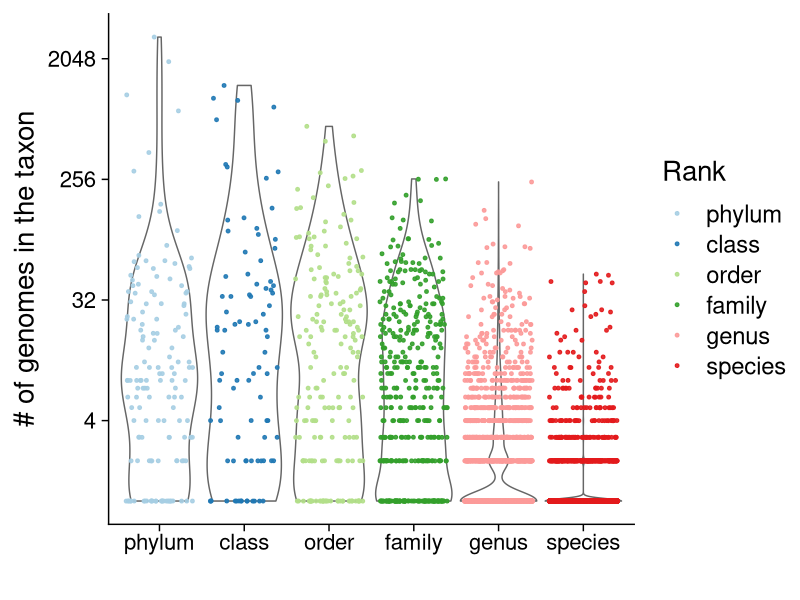

Here is the R script that generated this plot:
require(ggplot2)
require(readr)
require(cowplot)
require(dplyr)
taxa_counts <- read_tsv("../data/ref_taxa_counts.txt")
taxa_counts$Rank <- factor(
  taxa_counts$Rank,
  levels = c("kingdom", "phylum", "class", "order", "family", "genus", "species")
)

ggplot(taxa_counts %>% filter(Rank != "kingdom"),
             aes(x=Rank, y=Count, color=Rank)) +
  geom_violin(scale = "width", color="gray40", trim = TRUE) +
  geom_point(aes(x=Rank, y=Count), alpha = 0.9, size = 1, position = "jitter") +
  scale_y_continuous(trans = "log2") +
  theme_cowplot(font_size = 20) +
  theme(strip.background = element_rect(fill = "gray")) +
  theme(
    axis.text.y = element_text(size = 12),
    axis.text.x = element_blank(),
  ) +
  scale_colour_brewer(palette = "Paired") +
  theme(panel.spacing.x = unit(1, "lines")) +
  labs(y = "# of genomes in the taxon", x = "") +
  theme(
    axis.text.y = element_text(size = 16),
    axis.text.x = element_text(size = 16)
  )

